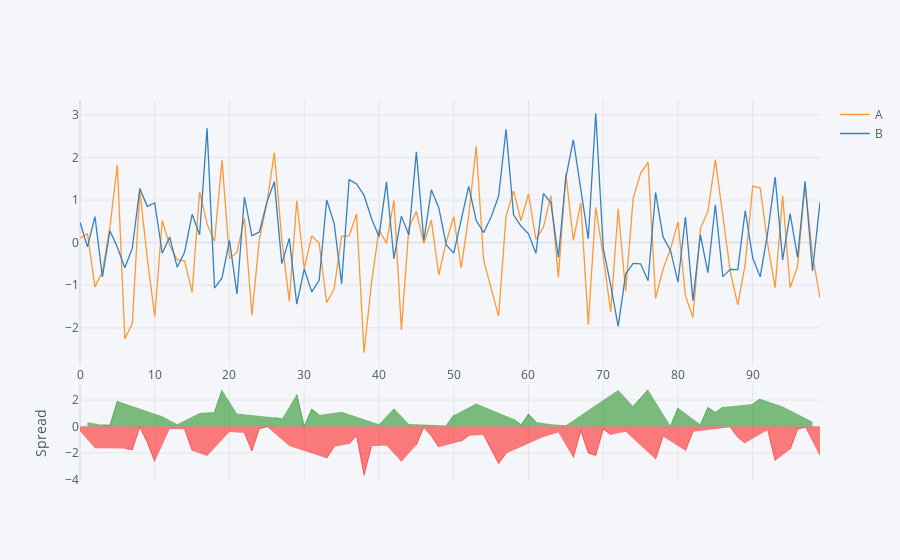

Source (notebook cell):
### Markdown cell above
## Spread

### Code cell
df[['A','B']].iplot(kind='spread')

### Figure 1 — Plotly figure (JSON) as saved in the notebook; plotly's stock layout.template omitted (floating-point values rounded to 4 significant figures)
{"data": [{"line": {"color": "rgba(255, 153, 51, 1.0)", "dash": "solid", "shape": "linear", "width": 1.3}, "mode": "lines", "name": "A", "text": "", "type": "scatter", "x": [0, 1, 2, 3, 4, 5, 6, 7, 8, 9, 10, 11, 12, 13, 14, 15, 16, 17, 18, 19, 20, 21, 22, 23, 24, 25, 26, 27, 28, 29, 30, 31, 32, 33, 34, 35, 36, 37, 38, 39, 40, 41, 42, 43, 44, 45, 46, 47, 48, 49, 50, 51, 52, 53, 54, 55, 56, 57, 58, 59, 60, 61, 62, 63, 64, 65, 66, 67, 68, 69, 70, 71, 72, 73, 74, 75, 76, 77, 78, 79, 80, 81, 82, 83, 84, 85, 86, 87, 88, 89, 90, 91, 92, 93, 94, 95, 96, 97, 98, 99], "y": [0.106, 0.2075, -1.039, -0.6837, 0.3712, 1.823, -2.262, -1.897, 1.229, -0.3574, -1.738, 0.5197, -0.06789, -0.4019, -0.4337, -1.166, 1.191, 0.4389, 0.03078, 1.936, -0.3708, -0.2292, 0.5689, -1.706, 0.07571, 0.9264, 2.11, 0.07057, -1.374, 0.9831, -0.612, 0.1567, -0.01845, -1.411, -1.084, 0.1501, 0.1562, 0.6716, -2.583, -0.9396, 0.3033, -0.0177, 0.9946, -2.048, 0.3553, 0.7309, -0.01891, 0.5259, -0.7578, 0.02127, 0.6076, -0.5912, 0.6267, 2.26, -0.4096, -1.1, -1.724, 0.6186, 1.216, 0.5127, 1.147, 0.07781, 0.3581, 1.101, -0.8162, 1.621, 0.05009, 0.9337, -1.924, 0.8298, -0.319, -1.629, 0.7937, -1.141, 1.032, 1.628, 1.883, -1.311, -0.6231, -0.1515, 0.4884, -1.245, -1.759, 0.3293, 0.7329, 1.948, 0.6653, -0.6798, -1.46, -0.5061, 1.326, 1.282, -0.03847, -1.06, 1.097, -1.061, -0.5626, 1.376, -0.3002, -1.297]}, {"line": {"color": "rgba(55, 128, 191, 1.0)", "dash": "solid", "shape": "linear", "width": 1.3}, "mode": "lines", "name": "B", "text": "", "type": "scatter", "x": [0, 1, 2, 3, 4, 5, 6, 7, 8, 9, 10, 11, 12, 13, 14, 15, 16, 17, 18, 19, 20, 21, 22, 23, 24, 25, 26, 27, 28, 29, 30, 31, 32, 33, 34, 35, 36, 37, 38, 39, 40, 41, 42, 43, 44, 45, 46, 47, 48, 49, 50, 51, 52, 53, 54, 55, 56, 57, 58, 59, 60, 61, 62, 63, 64, 65, 66, 67, 68, 69, 70, 71, 72, 73, 74, 75, 76, 77, 78, 79, 80, 81, 82, 83, 84, 85, 86, 87, 88, 89, 90, 91, 92, 93, 94, 95, 96, 97, 98, 99], "y": [0.4769, -0.1002, 0.6114, -0.807, 0.2764, -0.1072, -0.5904, -0.1306, 1.269, 0.853, 0.9325, -0.2496, 0.1324, -0.5762, -0.2191, 0.6637, 0.1831, 2.681, -1.065, -0.8291, 0.05449, -1.202, 1.071, 0.1596, 0.2505, 0.9452, 1.431, -0.4926, 0.1012, -1.444, -0.6193, -1.157, -0.8826, 1.001, 0.4544, -0.9689, 1.477, 1.377, 1.108, 0.5651, 0.1388, 1.426, -0.3776, 0.6203, 0.18, 2.129, 0.04973, 1.239, 0.8194, -0.05317, -0.2466, 0.5331, 1.321, 0.5237, 0.2329, 0.6007, 1.086, 2.66, 0.6516, 0.3884, 0.2072, -0.25, 1.154, 0.9335, -0.3495, 1.525, 2.414, 1.25, 0.08935, 3.035, -0.133, -1.004, -1.966, -0.738, -0.4891, -0.4974, -0.8922, 1.177, 0.1339, -0.1827, -0.9292, 0.6001, -1.361, 0.1814, -0.7041, 0.8893, -0.7981, -0.6262, -0.6335, 0.7544, -0.3632, -0.8038, 0.2349, 1.54, -0.4038, 0.6798, -0.3486, 1.441, -0.6637, 0.9535]}, {"connectgaps": false, "fill": "tozeroy", "line": {"color": "green", "dash": "solid", "shape": "linear", "width": 0.5}, "mode": "lines", "name": "Spread", "showlegend": false, "type": "scatter", "x": [0, 1, 2, 3, 4, 5, 6, 7, 8, 9, 10, 11, 12, 13, 14, 15, 16, 17, 18, 19, 20, 21, 22, 23, 24, 25, 26, 27, 28, 29, 30, 31, 32, 33, 34, 35, 36, 37, 38, 39, 40, 41, 42, 43, 44, 45, 46, 47, 48, 49, 50, 51, 52, 53, 54, 55, 56, 57, 58, 59, 60, 61, 62, 63, 64, 65, 66, 67, 68, 69, 70, 71, 72, 73, 74, 75, 76, 77, 78, 79, 80, 81, 82, 83, 84, 85, 86, 87, 88, 89, 90, 91, 92, 93, 94, 95, 96, 97, 98, 99], "xaxis": "x2", "y": ["", 0.3077, "", 0.1233, 0.09484, 1.93, "", "", "", "", "", 0.7693, "", 0.1743, "", "", 1.008, "", 1.096, 2.765, "", 0.9732, "", "", "", "", 0.6796, 0.5632, "", 2.427, 0.007295, 1.314, 0.8642, "", "", 1.119, "", "", "", "", 0.1645, "", 1.372, "", 0.1753, "", "", "", "", 0.07445, 0.8543, "", "", 1.737, "", "", "", "", 0.5644, 0.1242, 0.9396, 0.3278, "", 0.1676, "", 0.09597, "", "", "", "", "", "", 2.76, "", 1.522, 2.125, 2.775, "", "", 0.03117, 1.418, "", "", 0.1479, 1.437, 1.059, 1.463, "", "", "", 1.689, 2.086, "", "", 1.501, "", "", "", 0.3635, ""], "yaxis": "y2"}, {"connectgaps": false, "fill": "tozeroy", "line": {"color": "red", "dash": "solid", "shape": "linear", "width": 0.5}, "mode": "lines", "name": "Spread", "showlegend": false, "type": "scatter", "x": [0, 1, 2, 3, 4, 5, 6, 7, 8, 9, 10, 11, 12, 13, 14, 15, 16, 17, 18, 19, 20, 21, 22, 23, 24, 25, 26, 27, 28, 29, 30, 31, 32, 33, 34, 35, 36, 37, 38, 39, 40, 41, 42, 43, 44, 45, 46, 47, 48, 49, 50, 51, 52, 53, 54, 55, 56, 57, 58, 59, 60, 61, 62, 63, 64, 65, 66, 67, 68, 69, 70, 71, 72, 73, 74, 75, 76, 77, 78, 79, 80, 81, 82, 83, 84, 85, 86, 87, 88, 89, 90, 91, 92, 93, 94, 95, 96, 97, 98, 99], "xaxis": "x2", "y": [-0.3709, "", -1.651, "", "", "", -1.672, -1.766, -0.04074, -1.21, -2.67, "", -0.2002, "", -0.2146, -1.83, "", -2.242, "", "", -0.4253, "", -0.5019, -1.865, -0.1748, -0.01883, "", "", -1.475, "", "", "", "", -2.412, -1.538, "", -1.321, -0.7058, -3.692, -1.505, "", -1.444, "", -2.668, "", -1.398, -0.06865, -0.7136, -1.577, "", "", -1.124, -0.6947, "", -0.6425, -1.701, -2.811, -2.042, "", "", "", "", -0.7956, "", -0.4666, "", -2.364, -0.3166, -2.013, -2.205, -0.1859, -0.6256, "", -0.4034, "", "", "", -2.488, -0.757, "", "", -1.845, -0.3973, "", "", "", "", -0.05361, -0.8268, -1.26, "", "", -0.2734, -2.6, "", -1.74, -0.214, -0.06542, "", -2.251], "yaxis": "y2"}], "layout": {"hovermode": "x", "legend": {"bgcolor": "#F5F6F9", "font": {"color": "#4D5663"}}, "paper_bgcolor": "#F5F6F9", "plot_bgcolor": "#F5F6F9", "title": {"font": {"color": "#4D5663"}}, "xaxis": {"gridcolor": "#E1E5ED", "showgrid": true, "tickfont": {"color": "#4D5663"}, "title": {"font": {"color": "#4D5663"}, "text": ""}, "zerolinecolor": "#E1E5ED"}, "xaxis2": {"anchor": "y2", "gridcolor": "#E1E5ED", "showgrid": true, "showticklabels": false, "tickfont": {"color": "#4D5663"}, "title": {"font": {"color": "#4D5663"}, "text": ""}, "zerolinecolor": "#E1E5ED"}, "yaxis": {"domain": [0.3, 1], "gridcolor": "#E1E5ED", "showgrid": true, "tickfont": {"color": "#4D5663"}, "title": {"font": {"color": "#4D5663"}, "text": ""}, "zerolinecolor": "#E1E5ED"}, "yaxis2": {"domain": [0, 0.25], "gridcolor": "#E1E5ED", "showgrid": true, "tickfont": {"color": "#4D5663"}, "title": {"font": {"color": "#4D5663"}, "text": "Spread"}, "zerolinecolor": "#E1E5ED"}}}
